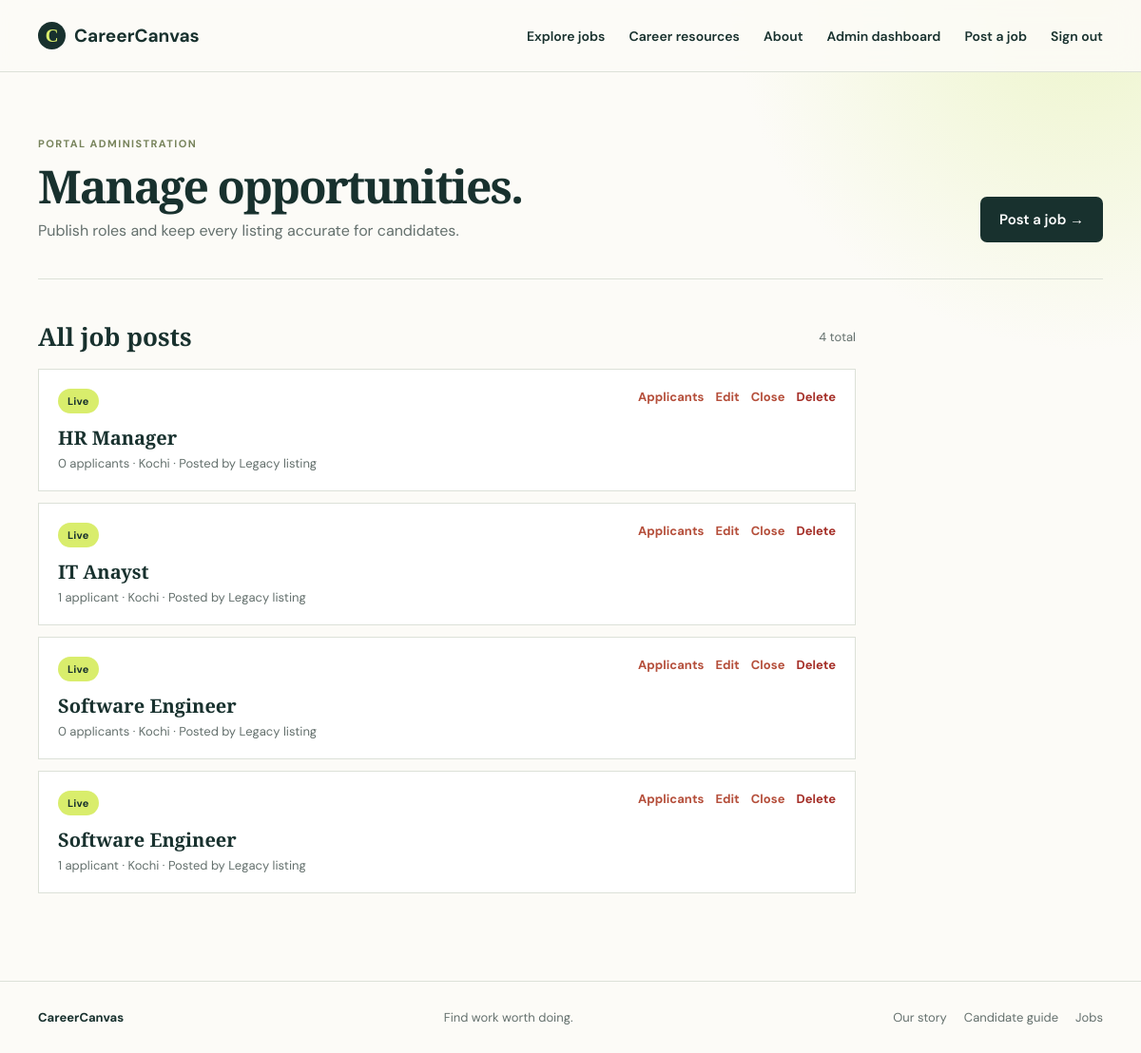
The page /dashboard/ (signed in) on the database its author committed.
### jobs/models.py (models this page shows, shortened)
class Jobs(models.Model):
    title=models.CharField(max_length=100)
    sector=models.ForeignKey(Sectors,on_delete=models.CASCADE)
    location=models.CharField(max_length=50)
    description=models.TextField()
    salary=models.CharField(max_length=50)
    post_date=models.DateField(auto_now_add=True)
    slug=models.SlugField(blank=True)
    is_active=models.BooleanField(default=True)
    author = models.ForeignKey(User, on_delete=models.SET_NULL, null=True, blank=True, related_name="posted_jobs")
    employment_type = models.CharField(max_length=30, default="Full-time")

### jobs/views.py (the view)
# urls.py: path('dashboard/', views.dashboard, name="dashboard"),
@login_required(login_url="login")
def dashboard(request):
    applications = Applications.objects.filter(user=request.user).select_related("job", "job__sector").order_by("-date")
    posted_jobs = Jobs.objects.all().prefetch_related("applications_set").order_by("-post_date") if request.user.is_staff else Jobs.objects.none()
    return render(request, "dashboard.html", {"applications": applications, "posted_jobs": posted_jobs})

### templates/dashboard.html (shortened to what this page needs)
{% extends 'base.html' %}
{% block content %}
<section class="dashboard-page container">
  <div class="dashboard-heading"><div><p class="eyebrow">{% if user.is_staff %}PORTAL ADMINISTRATION{% else %}YOUR CAREER HUB{% endif %}</p><h1>{% if user.is_staff %}Manage opportunities.{% else %}Welcome back, {{ user.first_name|default:user.username }}.{% endif %}</h1><p>{% if user.is_staff %}Publish roles and keep every listing accurate for candidates.{% else %}Track every opportunity you have applied for in one place.{% endif %}</p></div>{% if user.is_staff %}<a class="button" href="{% url 'add_job' %}">Post a job →</a>{% endif %}</div>
  {% if not user.is_staff %}
  <section class="applications-only"><div class="section-heading"><h2>My applications</h2><span>{{ applications|length }} submitted</span></div>{% if applications %}<div class="data-list">{% for application in applications %}<article class="data-card"><div><span class="tag">{{ application.status }}</span><h3><a href="{% url 'job_detail' application.job.id %}">{{ application.job.title }}</a></h3><p>{{ application.job.sector }} · {{ application.job.location }}</p></div><small>Applied {{ application.date|date:'M d, Y' }}</small></article>{% endfor %}</div>{% else %}<div class="empty-state compact"><h3>Your shortlist starts here.</h3><p>Find a role that fits and submit your first application.</p><a href="{% url 'all_jobs' %}">Explore jobs →</a></div>{% endif %}</section>
  {% else %}
<section class="admin-jobs"><div class="section-heading"><h2>All job posts</h2><span>{{ posted_jobs|length }} total</span></div>{% if posted_jobs %}<div class="data-list">{% for job in posted_jobs %}<article class="data-card"><div><span class="tag {% if not job.is_active %}tag-muted{% endif %}">{% if job.is_active %}Live{% else %}Closed{% endif %}</span><h3><a href="{% url 'job_detail' job.id %}">{{ job.title }}</a></h3><p>{{ job.applications_set.count }} applicant{{ job.applications_set.count|pluralize }} · {{ job.location }} · Posted by {{ job.author|default:'Legacy listing' }}</p></div><div class="card-actions"><a href="{% url 'applicants' job.id %}">Applicants</a><a href="{% url 'update_job' job.id %}">Edit</a><form method="post" action="{% url 'close_job' job.id %}">{% csrf_token %}<button type="submit">{% if job.is_active %}Close{% else %}Reopen{% endif %}</button></form><form method="post" action="{% url 'delete_job' job.id %}" onsubmit="return confirm('Delete this job post permanently?');">{% csrf_token %}<button class="danger-action" type="submit">Delete</button></form></div></article>{% endfor %}</div>{% else %}<div class="empty-state compact"><h3>No jobs posted yet.</h3><p>Create the first opportunity for candidates to discover.</p><a href="{% url 'add_job' %}">Post a job →</a></div>{% endif %}</section>
  {% endif %}
</section>
{% endblock %}

### static/css/site.css (style rules this page uses)
:root { --ink: #18312e; --muted: #64706d; --paper: #fcfbf7; --cream: #f1ede2; --line: #dce1d8; --lime: #d9ed6c; --accent: #ed6a4d }
* { box-sizing: border-box }
body { margin: 0; background: radial-gradient(circle at 95% 0%, #edf5cb 0, transparent 23rem), var(--paper); color: var(--ink); font: 16px 'DM Sans', sans-serif }
.container { width: min(1120px, calc(100% - 40px)); margin: auto }
a { color: inherit; text-decoration: none }
.button { display: inline-block; background: var(--ink); color: white; padding: 14px 20px; border: 0; border-radius: 7px; font: 600 15px 'DM Sans'; cursor: pointer }
.eyebrow { letter-spacing: .13em; font-size: 11px; font-weight: 700; color: #77835b; margin: 0 0 14px }
h1, h2, h3 { margin-top: 0 }
h1 { font: 700 clamp(45px, 6vw, 75px)/.98 'Playfair Display', serif; letter-spacing: -.04em }
.tag { display: inline-block; background: var(--lime); padding: 6px 10px; font-size: 11px; font-weight: 700; border-radius: 20px; letter-spacing:.02em }
.dashboard-page { padding:68px 0 92px }
.dashboard-heading { display:flex; justify-content:space-between; align-items:end; gap:30px; padding-bottom:38px; border-bottom:1px solid var(--line) }
.dashboard-heading h1 { font-size:48px; margin-bottom:12px }
.dashboard-heading p:not(.eyebrow) { color:var(--muted); margin:0; line-height:1.5 }
.applications-only, .admin-jobs { margin-top:42px; max-width:860px }
.section-heading { display:flex; align-items:center; justify-content:space-between; margin-bottom:16px }
.section-heading h2 { font:700 26px 'Playfair Display'; margin:0 }
.section-heading span { color:var(--muted); font-size:13px }
.data-list { display:grid; gap:12px }
.data-card { border:1px solid var(--line); background:#fff; padding:20px; display:flex; justify-content:space-between; gap:18px; align-items:start }
.data-card h3 { margin:12px 0 5px; font:600 20px 'Playfair Display' }
.data-card p, .data-card small { margin:0; font-size:13px; color:var(--muted) }
.card-actions { display:flex; align-items:center; gap:12px; font-size:13px; font-weight:700 }
.card-actions a, .card-actions button { color:#b54f3b; background:none; border:0; padding:0; font:inherit; cursor:pointer }
.card-actions .danger-action { color:#a52f28 }

### rows shown on the page
Jobs: is_active "Live", title "HR Manager", applications_set.count "0", location "Kochi", author "Legacy listing"
Jobs: is_active "Live", title "IT Anayst", applications_set.count "1", location "Kochi", author "Legacy listing"
Jobs: is_active "Live", title "Software Engineer", applications_set.count "0", location "Kochi", author "Legacy listing"
Jobs: is_active "Live", title "Software Engineer", applications_set.count "1", location "Kochi", author "Legacy listing"

### other values the page prints
{{ posted_jobs|length }} "4"
